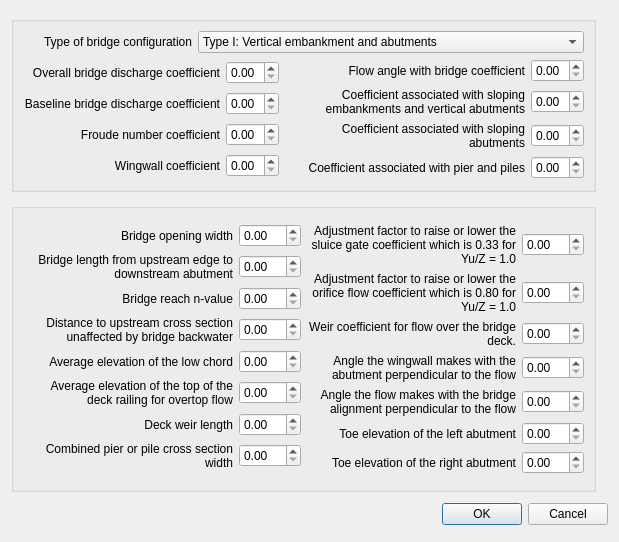
<?xml version="1.0" encoding="UTF-8"?>
<ui version="4.0">
 <class>Dialog</class>
 <widget class="QDialog" name="Dialog">
  <property name="geometry">
   <rect>
    <x>0</x>
    <y>0</y>
    <width>619</width>
    <height>542</height>
   </rect>
  </property>
  <property name="windowTitle">
   <string>Dialog</string>
  </property>
  <layout class="QGridLayout" name="gridLayout_32">
   <item row="0" column="0">
    <widget class="QGroupBox" name="groupBox">
     <property name="sizePolicy">
      <sizepolicy hsizetype="Fixed" vsizetype="Fixed">
       <horstretch>0</horstretch>
       <verstretch>0</verstretch>
      </sizepolicy>
     </property>
     <property name="minimumSize">
      <size>
       <width>585</width>
       <height>176</height>
      </size>
     </property>
     <property name="maximumSize">
      <size>
       <width>585</width>
       <height>176</height>
      </size>
     </property>
     <property name="title">
      <string/>
     </property>
     <layout class="QGridLayout" name="gridLayout_13">
      <item row="0" column="0">
       <layout class="QGridLayout" name="gridLayout_9">
        <item row="0" column="0">
         <widget class="QLabel" name="label_2">
          <property name="text">
           <string>Type of bridge configuration</string>
          </property>
          <property name="alignment">
           <set>Qt::AlignRight|Qt::AlignTrailing|Qt::AlignVCenter</set>
          </property>
         </widget>
        </item>
        <item row="0" column="1">
         <widget class="QComboBox" name="IBTYPE_cbo">
          <property name="editable">
           <bool>false</bool>
          </property>
          <property name="currentText">
           <string>Type I: Vertical embankment and abutments</string>
          </property>
          <item>
           <property name="text">
            <string>Type I: Vertical embankment and abutments</string>
           </property>
          </item>
          <item>
           <property name="text">
            <string>Type II: Embankment slope 1:1, vertical abutments</string>
           </property>
          </item>
          <item>
           <property name="text">
            <string>Type II: Embankment slope 1:2, vertical abutments</string>
           </property>
          </item>
          <item>
           <property name="text">
            <string>Type III: Embankment and abutment slope 1:1</string>
           </property>
          </item>
          <item>
           <property name="text">
            <string>Type III: Embankment and abutment slope 1:2</string>
           </property>
          </item>
          <item>
           <property name="text">
            <string>Type IV: Embankment slope 1:1, vertical abutment  with windwalls</string>
           </property>
          </item>
          <item>
           <property name="text">
            <string>Type IV: Embankment slope 1:2, vertical abutment  with windwalls</string>
           </property>
          </item>
         </widget>
        </item>
       </layout>
      </item>
      <item row="1" column="0">
       <layout class="QGridLayout" name="gridLayout_12">
        <item row="0" column="0">
         <layout class="QGridLayout" name="gridLayout_10">
          <item row="0" column="0">
           <layout class="QGridLayout" name="gridLayout_2">
            <item row="0" column="1">
             <widget class="QDoubleSpinBox" name="COEFP_dbox">
              <property name="sizePolicy">
               <sizepolicy hsizetype="Fixed" vsizetype="Fixed">
                <horstretch>0</horstretch>
                <verstretch>0</verstretch>
               </sizepolicy>
              </property>
              <property name="minimumSize">
               <size>
                <width>53</width>
                <height>0</height>
               </size>
              </property>
              <property name="maximumSize">
               <size>
                <width>53</width>
                <height>16777215</height>
               </size>
              </property>
             </widget>
            </item>
            <item row="0" column="0">
             <widget class="QLabel" name="label">
              <property name="text">
               <string>Overall bridge discharge coefficient</string>
              </property>
              <property name="alignment">
               <set>Qt::AlignRight|Qt::AlignTrailing|Qt::AlignVCenter</set>
              </property>
             </widget>
            </item>
           </layout>
          </item>
          <item row="1" column="0">
           <layout class="QGridLayout" name="gridLayout_4">
            <item row="0" column="0">
             <widget class="QLabel" name="label_9">
              <property name="text">
               <string>Baseline bridge discharge coefficient</string>
              </property>
              <property name="alignment">
               <set>Qt::AlignRight|Qt::AlignTrailing|Qt::AlignVCenter</set>
              </property>
             </widget>
            </item>
            <item row="0" column="1">
             <widget class="QDoubleSpinBox" name="C_PRIME_USER_dbox">
              <property name="sizePolicy">
               <sizepolicy hsizetype="Fixed" vsizetype="Fixed">
                <horstretch>0</horstretch>
                <verstretch>0</verstretch>
               </sizepolicy>
              </property>
              <property name="minimumSize">
               <size>
                <width>53</width>
                <height>0</height>
               </size>
              </property>
              <property name="maximumSize">
               <size>
                <width>53</width>
                <height>16777215</height>
               </size>
              </property>
             </widget>
            </item>
           </layout>
          </item>
          <item row="2" column="0">
           <layout class="QGridLayout" name="gridLayout_5">
            <item row="0" column="0">
             <widget class="QLabel" name="label_8">
              <property name="text">
               <string>Froude number coefficient</string>
              </property>
              <property name="alignment">
               <set>Qt::AlignRight|Qt::AlignTrailing|Qt::AlignVCenter</set>
              </property>
             </widget>
            </item>
            <item row="0" column="1">
             <widget class="QDoubleSpinBox" name="KF_COEF_dbox">
              <property name="sizePolicy">
               <sizepolicy hsizetype="Fixed" vsizetype="Fixed">
                <horstretch>0</horstretch>
                <verstretch>0</verstretch>
               </sizepolicy>
              </property>
              <property name="minimumSize">
               <size>
                <width>53</width>
                <height>0</height>
               </size>
              </property>
              <property name="maximumSize">
               <size>
                <width>53</width>
                <height>16777215</height>
               </size>
              </property>
             </widget>
            </item>
           </layout>
          </item>
          <item row="3" column="0">
           <layout class="QGridLayout" name="gridLayout_6">
            <item row="0" column="0">
             <widget class="QLabel" name="label_7">
              <property name="text">
               <string>Wingwall coefficient</string>
              </property>
              <property name="alignment">
               <set>Qt::AlignRight|Qt::AlignTrailing|Qt::AlignVCenter</set>
              </property>
             </widget>
            </item>
            <item row="0" column="1">
             <widget class="QDoubleSpinBox" name="KWW_COEF_dbox">
              <property name="sizePolicy">
               <sizepolicy hsizetype="Fixed" vsizetype="Fixed">
                <horstretch>0</horstretch>
                <verstretch>0</verstretch>
               </sizepolicy>
              </property>
              <property name="minimumSize">
               <size>
                <width>53</width>
                <height>0</height>
               </size>
              </property>
              <property name="maximumSize">
               <size>
                <width>53</width>
                <height>16777215</height>
               </size>
              </property>
             </widget>
            </item>
           </layout>
          </item>
         </layout>
        </item>
        <item row="0" column="1">
         <layout class="QGridLayout" name="gridLayout_11">
          <item row="0" column="0">
           <layout class="QGridLayout" name="gridLayout_3">
            <item row="0" column="0">
             <widget class="QLabel" name="label_6">
              <property name="text">
               <string>Flow angle with bridge coefficient</string>
              </property>
              <property name="alignment">
               <set>Qt::AlignRight|Qt::AlignTrailing|Qt::AlignVCenter</set>
              </property>
             </widget>
            </item>
            <item row="0" column="1">
             <widget class="QDoubleSpinBox" name="KPHI_COEF_dbox">
              <property name="sizePolicy">
               <sizepolicy hsizetype="Fixed" vsizetype="Fixed">
                <horstretch>0</horstretch>
                <verstretch>0</verstretch>
               </sizepolicy>
              </property>
              <property name="minimumSize">
               <size>
                <width>53</width>
                <height>0</height>
               </size>
              </property>
              <property name="maximumSize">
               <size>
                <width>53</width>
                <height>16777215</height>
               </size>
              </property>
             </widget>
            </item>
           </layout>
          </item>
          <item row="1" column="0">
           <layout class="QGridLayout" name="gridLayout">
            <item row="0" column="1">
             <widget class="QDoubleSpinBox" name="KY_COEF_dbox">
              <property name="sizePolicy">
               <sizepolicy hsizetype="Fixed" vsizetype="Fixed">
                <horstretch>0</horstretch>
                <verstretch>0</verstretch>
               </sizepolicy>
              </property>
              <property name="minimumSize">
               <size>
                <width>53</width>
                <height>0</height>
               </size>
              </property>
              <property name="maximumSize">
               <size>
                <width>53</width>
                <height>16777215</height>
               </size>
              </property>
             </widget>
            </item>
            <item row="0" column="0">
             <widget class="QLabel" name="label_5">
              <property name="text">
               <string>Coefficient associated with sloping embankments and vertical abutments</string>
              </property>
              <property name="alignment">
               <set>Qt::AlignRight|Qt::AlignTrailing|Qt::AlignVCenter</set>
              </property>
              <property name="wordWrap">
               <bool>true</bool>
              </property>
             </widget>
            </item>
           </layout>
          </item>
          <item row="2" column="0">
           <layout class="QGridLayout" name="gridLayout_7">
            <item row="0" column="0">
             <widget class="QLabel" name="label_4">
              <property name="text">
               <string>Coefficient associated with sloping abutments</string>
              </property>
              <property name="alignment">
               <set>Qt::AlignRight|Qt::AlignTrailing|Qt::AlignVCenter</set>
              </property>
              <property name="wordWrap">
               <bool>true</bool>
              </property>
             </widget>
            </item>
            <item row="0" column="1">
             <widget class="QDoubleSpinBox" name="KX_COEF_dbox">
              <property name="sizePolicy">
               <sizepolicy hsizetype="Fixed" vsizetype="Fixed">
                <horstretch>0</horstretch>
                <verstretch>0</verstretch>
               </sizepolicy>
              </property>
              <property name="minimumSize">
               <size>
                <width>53</width>
                <height>0</height>
               </size>
              </property>
              <property name="maximumSize">
               <size>
                <width>53</width>
                <height>16777215</height>
               </size>
              </property>
             </widget>
            </item>
           </layout>
          </item>
          <item row="3" column="0">
           <layout class="QGridLayout" name="gridLayout_8">
            <item row="0" column="0">
             <widget class="QLabel" name="label_3">
              <property name="text">
               <string>Coefficient associated with pier and piles</string>
              </property>
              <property name="alignment">
               <set>Qt::AlignRight|Qt::AlignTrailing|Qt::AlignVCenter</set>
              </property>
              <property name="wordWrap">
               <bool>true</bool>
              </property>
             </widget>
            </item>
            <item row="0" column="1">
             <widget class="QDoubleSpinBox" name="KJ_COEF_dbox">
              <property name="sizePolicy">
               <sizepolicy hsizetype="Fixed" vsizetype="Fixed">
                <horstretch>0</horstretch>
                <verstretch>0</verstretch>
               </sizepolicy>
              </property>
              <property name="minimumSize">
               <size>
                <width>53</width>
                <height>0</height>
               </size>
              </property>
              <property name="maximumSize">
               <size>
                <width>53</width>
                <height>16777215</height>
               </size>
              </property>
             </widget>
            </item>
           </layout>
          </item>
         </layout>
        </item>
       </layout>
      </item>
     </layout>
    </widget>
   </item>
   <item row="1" column="0">
    <widget class="QGroupBox" name="groupBox_2">
     <property name="sizePolicy">
      <sizepolicy hsizetype="Fixed" vsizetype="Fixed">
       <horstretch>0</horstretch>
       <verstretch>0</verstretch>
      </sizepolicy>
     </property>
     <property name="minimumSize">
      <size>
       <width>585</width>
       <height>289</height>
      </size>
     </property>
     <property name="maximumSize">
      <size>
       <width>585</width>
       <height>289</height>
      </size>
     </property>
     <property name="title">
      <string/>
     </property>
     <layout class="QGridLayout" name="gridLayout_33">
      <item row="0" column="0">
       <layout class="QGridLayout" name="gridLayout_31">
        <item row="0" column="0">
         <layout class="QGridLayout" name="gridLayout_29">
          <item row="0" column="0">
           <layout class="QGridLayout" name="gridLayout_14">
            <item row="0" column="0">
             <widget class="QLabel" name="label_52">
              <property name="text">
               <string>Bridge opening width</string>
              </property>
              <property name="alignment">
               <set>Qt::AlignRight|Qt::AlignTrailing|Qt::AlignVCenter</set>
              </property>
              <property name="wordWrap">
               <bool>true</bool>
              </property>
             </widget>
            </item>
            <item row="0" column="1">
             <widget class="QDoubleSpinBox" name="BOPENING_dbox">
              <property name="sizePolicy">
               <sizepolicy hsizetype="Fixed" vsizetype="Fixed">
                <horstretch>0</horstretch>
                <verstretch>0</verstretch>
               </sizepolicy>
              </property>
              <property name="minimumSize">
               <size>
                <width>62</width>
                <height>0</height>
               </size>
              </property>
              <property name="maximumSize">
               <size>
                <width>62</width>
                <height>16777215</height>
               </size>
              </property>
              <property name="maximum">
               <double>9999.000000000000000</double>
              </property>
             </widget>
            </item>
           </layout>
          </item>
          <item row="1" column="0">
           <layout class="QGridLayout" name="gridLayout_15">
            <item row="0" column="0">
             <widget class="QLabel" name="label_10">
              <property name="text">
               <string>Bridge length from upstream edge to downstream abutment</string>
              </property>
              <property name="alignment">
               <set>Qt::AlignRight|Qt::AlignTrailing|Qt::AlignVCenter</set>
              </property>
              <property name="wordWrap">
               <bool>true</bool>
              </property>
             </widget>
            </item>
            <item row="0" column="1">
             <widget class="QDoubleSpinBox" name="BLENGTH_dbox">
              <property name="sizePolicy">
               <sizepolicy hsizetype="Fixed" vsizetype="Fixed">
                <horstretch>0</horstretch>
                <verstretch>0</verstretch>
               </sizepolicy>
              </property>
              <property name="minimumSize">
               <size>
                <width>62</width>
                <height>0</height>
               </size>
              </property>
              <property name="maximumSize">
               <size>
                <width>62</width>
                <height>16777215</height>
               </size>
              </property>
              <property name="maximum">
               <double>9999.000000000000000</double>
              </property>
             </widget>
            </item>
           </layout>
          </item>
          <item row="2" column="0">
           <layout class="QGridLayout" name="gridLayout_16">
            <item row="0" column="0">
             <widget class="QLabel" name="label_23">
              <property name="text">
               <string>Bridge reach n-value</string>
              </property>
              <property name="alignment">
               <set>Qt::AlignRight|Qt::AlignTrailing|Qt::AlignVCenter</set>
              </property>
              <property name="wordWrap">
               <bool>true</bool>
              </property>
             </widget>
            </item>
            <item row="0" column="1">
             <widget class="QDoubleSpinBox" name="BN_VALUE_dbox">
              <property name="sizePolicy">
               <sizepolicy hsizetype="Fixed" vsizetype="Fixed">
                <horstretch>0</horstretch>
                <verstretch>0</verstretch>
               </sizepolicy>
              </property>
              <property name="minimumSize">
               <size>
                <width>62</width>
                <height>0</height>
               </size>
              </property>
              <property name="maximumSize">
               <size>
                <width>62</width>
                <height>16777215</height>
               </size>
              </property>
              <property name="maximum">
               <double>9999.000000000000000</double>
              </property>
             </widget>
            </item>
           </layout>
          </item>
          <item row="3" column="0">
           <layout class="QGridLayout" name="gridLayout_17">
            <item row="0" column="0">
             <widget class="QLabel" name="label_22">
              <property name="text">
               <string>Distance to upstream cross section unaffected by bridge backwater</string>
              </property>
              <property name="alignment">
               <set>Qt::AlignRight|Qt::AlignTrailing|Qt::AlignVCenter</set>
              </property>
              <property name="wordWrap">
               <bool>true</bool>
              </property>
             </widget>
            </item>
            <item row="0" column="1">
             <widget class="QDoubleSpinBox" name="UPLENGTH12_dbox">
              <property name="sizePolicy">
               <sizepolicy hsizetype="Fixed" vsizetype="Fixed">
                <horstretch>0</horstretch>
                <verstretch>0</verstretch>
               </sizepolicy>
              </property>
              <property name="minimumSize">
               <size>
                <width>62</width>
                <height>0</height>
               </size>
              </property>
              <property name="maximumSize">
               <size>
                <width>62</width>
                <height>16777215</height>
               </size>
              </property>
              <property name="maximum">
               <double>9999.000000000000000</double>
              </property>
             </widget>
            </item>
           </layout>
          </item>
          <item row="4" column="0">
           <layout class="QGridLayout" name="gridLayout_18">
            <item row="0" column="0">
             <widget class="QLabel" name="label_11">
              <property name="text">
               <string>Average elevation of the low chord</string>
              </property>
              <property name="alignment">
               <set>Qt::AlignRight|Qt::AlignTrailing|Qt::AlignVCenter</set>
              </property>
              <property name="wordWrap">
               <bool>true</bool>
              </property>
             </widget>
            </item>
            <item row="0" column="1">
             <widget class="QDoubleSpinBox" name="LOWCHORD_dbox">
              <property name="sizePolicy">
               <sizepolicy hsizetype="Fixed" vsizetype="Fixed">
                <horstretch>0</horstretch>
                <verstretch>0</verstretch>
               </sizepolicy>
              </property>
              <property name="minimumSize">
               <size>
                <width>62</width>
                <height>0</height>
               </size>
              </property>
              <property name="maximumSize">
               <size>
                <width>62</width>
                <height>16777215</height>
               </size>
              </property>
              <property name="maximum">
               <double>9999.000000000000000</double>
              </property>
             </widget>
            </item>
           </layout>
          </item>
          <item row="5" column="0">
           <layout class="QGridLayout" name="gridLayout_19">
            <item row="0" column="0">
             <widget class="QLabel" name="label_21">
              <property name="text">
               <string>Average elevation of the top of the deck railing for overtop flow</string>
              </property>
              <property name="alignment">
               <set>Qt::AlignRight|Qt::AlignTrailing|Qt::AlignVCenter</set>
              </property>
              <property name="wordWrap">
               <bool>true</bool>
              </property>
             </widget>
            </item>
            <item row="0" column="1">
             <widget class="QDoubleSpinBox" name="DECKHT_dbox">
              <property name="sizePolicy">
               <sizepolicy hsizetype="Fixed" vsizetype="Fixed">
                <horstretch>0</horstretch>
                <verstretch>0</verstretch>
               </sizepolicy>
              </property>
              <property name="minimumSize">
               <size>
                <width>62</width>
                <height>0</height>
               </size>
              </property>
              <property name="maximumSize">
               <size>
                <width>62</width>
                <height>16777215</height>
               </size>
              </property>
              <property name="maximum">
               <double>9999.000000000000000</double>
              </property>
             </widget>
            </item>
           </layout>
          </item>
          <item row="6" column="0">
           <layout class="QGridLayout" name="gridLayout_20">
            <item row="0" column="0">
             <widget class="QLabel" name="label_20">
              <property name="text">
               <string>Deck weir length</string>
              </property>
              <property name="alignment">
               <set>Qt::AlignRight|Qt::AlignTrailing|Qt::AlignVCenter</set>
              </property>
              <property name="wordWrap">
               <bool>true</bool>
              </property>
             </widget>
            </item>
            <item row="0" column="1">
             <widget class="QDoubleSpinBox" name="DECKLENGTH_dbox">
              <property name="sizePolicy">
               <sizepolicy hsizetype="Fixed" vsizetype="Fixed">
                <horstretch>0</horstretch>
                <verstretch>0</verstretch>
               </sizepolicy>
              </property>
              <property name="minimumSize">
               <size>
                <width>62</width>
                <height>0</height>
               </size>
              </property>
              <property name="maximumSize">
               <size>
                <width>62</width>
                <height>16777215</height>
               </size>
              </property>
              <property name="maximum">
               <double>9999.000000000000000</double>
              </property>
             </widget>
            </item>
           </layout>
          </item>
          <item row="7" column="0">
           <layout class="QGridLayout" name="gridLayout_21">
            <item row="0" column="0">
             <widget class="QLabel" name="label_19">
              <property name="text">
               <string>Combined pier or pile cross section width</string>
              </property>
              <property name="alignment">
               <set>Qt::AlignRight|Qt::AlignTrailing|Qt::AlignVCenter</set>
              </property>
              <property name="wordWrap">
               <bool>true</bool>
              </property>
             </widget>
            </item>
            <item row="0" column="1">
             <widget class="QDoubleSpinBox" name="PIERWIDTH_dbox">
              <property name="sizePolicy">
               <sizepolicy hsizetype="Fixed" vsizetype="Fixed">
                <horstretch>0</horstretch>
                <verstretch>0</verstretch>
               </sizepolicy>
              </property>
              <property name="minimumSize">
               <size>
                <width>62</width>
                <height>0</height>
               </size>
              </property>
              <property name="maximumSize">
               <size>
                <width>62</width>
                <height>16777215</height>
               </size>
              </property>
              <property name="maximum">
               <double>9999.000000000000000</double>
              </property>
             </widget>
            </item>
           </layout>
          </item>
         </layout>
        </item>
        <item row="0" column="1">
         <layout class="QGridLayout" name="gridLayout_30">
          <item row="0" column="0">
           <layout class="QGridLayout" name="gridLayout_22">
            <item row="0" column="0">
             <widget class="QLabel" name="label_18">
              <property name="text">
               <string>Adjustment factor to raise or lower the sluice gate coefficient which is 0.33 for Yu/Z = 1.0</string>
              </property>
              <property name="alignment">
               <set>Qt::AlignRight|Qt::AlignTrailing|Qt::AlignVCenter</set>
              </property>
              <property name="wordWrap">
               <bool>true</bool>
              </property>
             </widget>
            </item>
            <item row="0" column="1">
             <widget class="QDoubleSpinBox" name="SLUICECOEFADJ_dbox">
              <property name="sizePolicy">
               <sizepolicy hsizetype="Fixed" vsizetype="Fixed">
                <horstretch>0</horstretch>
                <verstretch>0</verstretch>
               </sizepolicy>
              </property>
              <property name="minimumSize">
               <size>
                <width>62</width>
                <height>0</height>
               </size>
              </property>
              <property name="maximumSize">
               <size>
                <width>62</width>
                <height>16777215</height>
               </size>
              </property>
              <property name="maximum">
               <double>9999.000000000000000</double>
              </property>
             </widget>
            </item>
           </layout>
          </item>
          <item row="1" column="0">
           <layout class="QGridLayout" name="gridLayout_23">
            <item row="0" column="0">
             <widget class="QLabel" name="label_17">
              <property name="text">
               <string>Adjustment factor to raise or lower the orifice flow coefficient which is 0.80 for Yu/Z = 1.0</string>
              </property>
              <property name="alignment">
               <set>Qt::AlignRight|Qt::AlignTrailing|Qt::AlignVCenter</set>
              </property>
              <property name="wordWrap">
               <bool>true</bool>
              </property>
             </widget>
            </item>
            <item row="0" column="1">
             <widget class="QDoubleSpinBox" name="ORIFICECOEFADJ_dbox">
              <property name="sizePolicy">
               <sizepolicy hsizetype="Fixed" vsizetype="Fixed">
                <horstretch>0</horstretch>
                <verstretch>0</verstretch>
               </sizepolicy>
              </property>
              <property name="minimumSize">
               <size>
                <width>62</width>
                <height>0</height>
               </size>
              </property>
              <property name="maximumSize">
               <size>
                <width>62</width>
                <height>16777215</height>
               </size>
              </property>
              <property name="maximum">
               <double>9999.000000000000000</double>
              </property>
             </widget>
            </item>
           </layout>
          </item>
          <item row="2" column="0">
           <layout class="QGridLayout" name="gridLayout_28">
            <item row="0" column="0">
             <widget class="QLabel" name="label_16">
              <property name="text">
               <string>Weir coefficient for flow over the bridge deck.</string>
              </property>
              <property name="alignment">
               <set>Qt::AlignRight|Qt::AlignTrailing|Qt::AlignVCenter</set>
              </property>
              <property name="wordWrap">
               <bool>true</bool>
              </property>
             </widget>
            </item>
            <item row="0" column="1">
             <widget class="QDoubleSpinBox" name="COEFFWEIRB_dbox">
              <property name="sizePolicy">
               <sizepolicy hsizetype="Fixed" vsizetype="Fixed">
                <horstretch>0</horstretch>
                <verstretch>0</verstretch>
               </sizepolicy>
              </property>
              <property name="minimumSize">
               <size>
                <width>62</width>
                <height>0</height>
               </size>
              </property>
              <property name="maximumSize">
               <size>
                <width>62</width>
                <height>16777215</height>
               </size>
              </property>
              <property name="maximum">
               <double>9999.000000000000000</double>
              </property>
             </widget>
            </item>
           </layout>
          </item>
          <item row="3" column="0">
           <layout class="QGridLayout" name="gridLayout_27">
            <item row="0" column="0">
             <widget class="QLabel" name="label_15">
              <property name="text">
               <string>Angle the wingwall makes with the abutment perpendicular to the flow</string>
              </property>
              <property name="alignment">
               <set>Qt::AlignRight|Qt::AlignTrailing|Qt::AlignVCenter</set>
              </property>
              <property name="wordWrap">
               <bool>true</bool>
              </property>
             </widget>
            </item>
            <item row="0" column="1">
             <widget class="QDoubleSpinBox" name="WING_WALL_ANGLE_dbox">
              <property name="sizePolicy">
               <sizepolicy hsizetype="Fixed" vsizetype="Fixed">
                <horstretch>0</horstretch>
                <verstretch>0</verstretch>
               </sizepolicy>
              </property>
              <property name="minimumSize">
               <size>
                <width>62</width>
                <height>0</height>
               </size>
              </property>
              <property name="maximumSize">
               <size>
                <width>62</width>
                <height>16777215</height>
               </size>
              </property>
              <property name="maximum">
               <double>9999.000000000000000</double>
              </property>
             </widget>
            </item>
           </layout>
          </item>
          <item row="4" column="0">
           <layout class="QGridLayout" name="gridLayout_26">
            <item row="0" column="0">
             <widget class="QLabel" name="label_13">
              <property name="text">
               <string>Angle the flow makes with the bridge alignment perpendicular to the flow</string>
              </property>
              <property name="alignment">
               <set>Qt::AlignRight|Qt::AlignTrailing|Qt::AlignVCenter</set>
              </property>
              <property name="wordWrap">
               <bool>true</bool>
              </property>
             </widget>
            </item>
            <item row="0" column="1">
             <widget class="QDoubleSpinBox" name="PHI_ANGLE_dbox">
              <property name="sizePolicy">
               <sizepolicy hsizetype="Fixed" vsizetype="Fixed">
                <horstretch>0</horstretch>
                <verstretch>0</verstretch>
               </sizepolicy>
              </property>
              <property name="minimumSize">
               <size>
                <width>62</width>
                <height>0</height>
               </size>
              </property>
              <property name="maximumSize">
               <size>
                <width>62</width>
                <height>16777215</height>
               </size>
              </property>
              <property name="maximum">
               <double>9999.000000000000000</double>
              </property>
             </widget>
            </item>
           </layout>
          </item>
          <item row="5" column="0">
           <layout class="QGridLayout" name="gridLayout_25">
            <item row="0" column="0">
             <widget class="QLabel" name="label_14">
              <property name="text">
               <string>Toe elevation of the left abutment</string>
              </property>
              <property name="alignment">
               <set>Qt::AlignRight|Qt::AlignTrailing|Qt::AlignVCenter</set>
              </property>
              <property name="wordWrap">
               <bool>true</bool>
              </property>
             </widget>
            </item>
            <item row="0" column="1">
             <widget class="QDoubleSpinBox" name="LBTOEABUT_dbox">
              <property name="sizePolicy">
               <sizepolicy hsizetype="Fixed" vsizetype="Fixed">
                <horstretch>0</horstretch>
                <verstretch>0</verstretch>
               </sizepolicy>
              </property>
              <property name="minimumSize">
               <size>
                <width>62</width>
                <height>0</height>
               </size>
              </property>
              <property name="maximumSize">
               <size>
                <width>62</width>
                <height>16777215</height>
               </size>
              </property>
              <property name="maximum">
               <double>9999.000000000000000</double>
              </property>
             </widget>
            </item>
           </layout>
          </item>
          <item row="6" column="0">
           <layout class="QGridLayout" name="gridLayout_24">
            <item row="0" column="0">
             <widget class="QLabel" name="label_12">
              <property name="text">
               <string>Toe elevation of the right abutment</string>
              </property>
              <property name="alignment">
               <set>Qt::AlignRight|Qt::AlignTrailing|Qt::AlignVCenter</set>
              </property>
              <property name="wordWrap">
               <bool>true</bool>
              </property>
             </widget>
            </item>
            <item row="0" column="1">
             <widget class="QDoubleSpinBox" name="RBTOEABUT_dbox">
              <property name="sizePolicy">
               <sizepolicy hsizetype="Fixed" vsizetype="Fixed">
                <horstretch>0</horstretch>
                <verstretch>0</verstretch>
               </sizepolicy>
              </property>
              <property name="minimumSize">
               <size>
                <width>62</width>
                <height>0</height>
               </size>
              </property>
              <property name="maximumSize">
               <size>
                <width>62</width>
                <height>16777215</height>
               </size>
              </property>
              <property name="maximum">
               <double>9999.000000000000000</double>
              </property>
             </widget>
            </item>
           </layout>
          </item>
         </layout>
        </item>
       </layout>
      </item>
     </layout>
    </widget>
   </item>
   <item row="2" column="0">
    <widget class="QDialogButtonBox" name="buttonBox">
     <property name="orientation">
      <enum>Qt::Horizontal</enum>
     </property>
     <property name="standardButtons">
      <set>QDialogButtonBox::Cancel|QDialogButtonBox::Ok</set>
     </property>
    </widget>
   </item>
  </layout>
 </widget>
 <resources/>
 <connections>
  <connection>
   <sender>buttonBox</sender>
   <signal>accepted()</signal>
   <receiver>Dialog</receiver>
   <slot>accept()</slot>
   <hints>
    <hint type="sourcelabel">
     <x>248</x>
     <y>254</y>
    </hint>
    <hint type="destinationlabel">
     <x>157</x>
     <y>274</y>
    </hint>
   </hints>
  </connection>
  <connection>
   <sender>buttonBox</sender>
   <signal>rejected()</signal>
   <receiver>Dialog</receiver>
   <slot>reject()</slot>
   <hints>
    <hint type="sourcelabel">
     <x>316</x>
     <y>260</y>
    </hint>
    <hint type="destinationlabel">
     <x>286</x>
     <y>274</y>
    </hint>
   </hints>
  </connection>
 </connections>
</ui>
